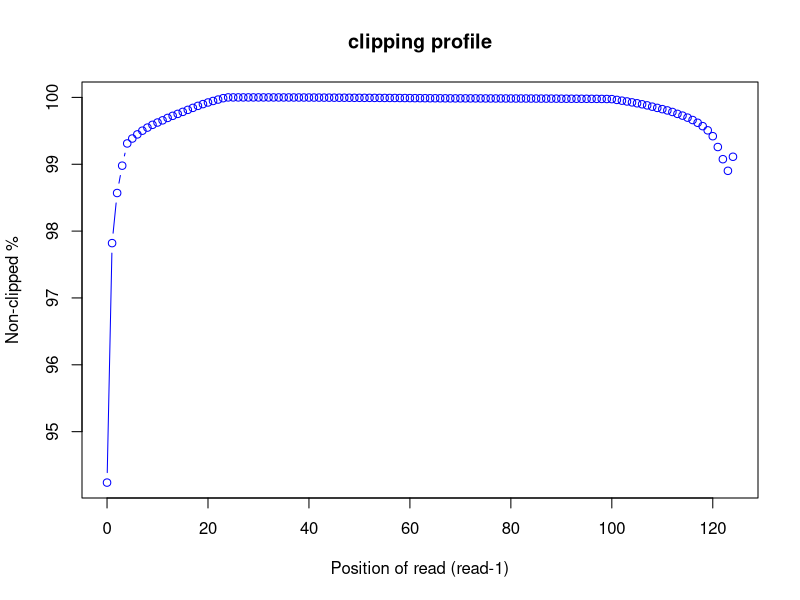
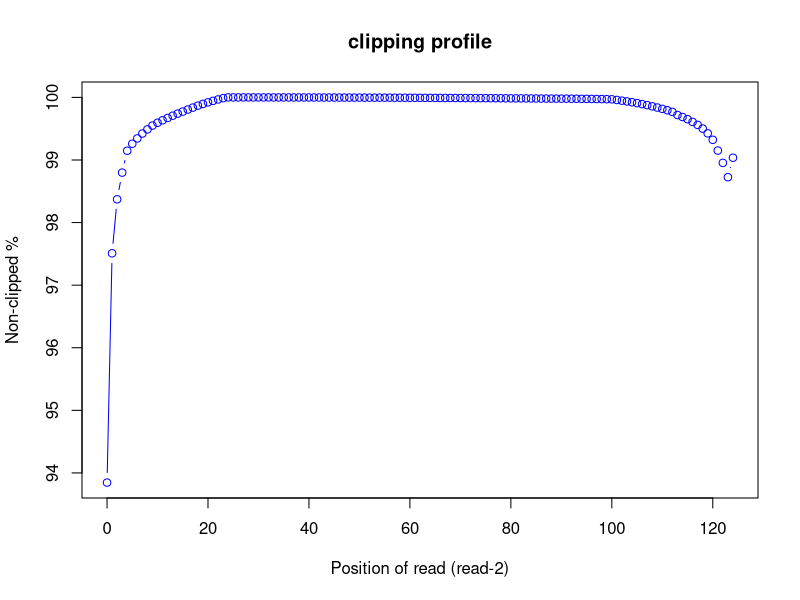

These figures' R source, in order:
pdf("/home/genetics/HW1/raw_data/mapped/bam_files/clipping_profile/SRR11647701_clipping.clipping_profile.R1.pdf")
read_pos=c(0,1,2,3,4,5,6,7,8,9,10,11,12,13,14,15,16,17,18,19,20,21,22,23,24,25,26,27,28,29,30,31,32,33,34,35,36,37,38,39,40,41,42,43,44,45,46,47,48,49,50,51,52,53,54,55,56,57,58,59,60,61,62,63,64,65,66,67,68,69,70,71,72,73,74,75,76,77,78,79,80,81,82,83,84,85,86,87,88,89,90,91,92,93,94,95,96,97,98,99,100,101,102,103,104,105,106,107,108,109,110,111,112,113,114,115,116,117,118,119,120,121,122,123,124)
r1_clip_count=c(1026250.0,388226.0,254722.0,181877.0,122659.0,109521.0,98568.0,88658.0,80452.0,73051.0,66929.0,61121.0,54638.0,49080.0,43858.0,38539.0,33156.0,27886.0,22521.0,17819.0,13524.0,9487.0,5771.0,2077.0,3.0,3.0,7.0,7.0,10.0,13.0,16.0,19.0,30.0,62.0,91.0,109.0,133.0,173.0,205.0,254.0,303.0,355.0,461.0,556.0,614.0,697.0,810.0,848.0,928.0,1060.0,1118.0,1168.0,1212.0,1291.0,1353.0,1441.0,1481.0,1529.0,1632.0,1703.0,1847.0,2024.0,2048.0,2130.0,2266.0,2294.0,2372.0,2457.0,2541.0,2598.0,2549.0,2551.0,2597.0,2607.0,2684.0,2732.0,2782.0,2824.0,2805.0,2835.0,2882.0,2930.0,2913.0,2918.0,2982.0,3038.0,3132.0,3155.0,3178.0,3255.0,3402.0,3495.0,3531.0,3579.0,3644.0,3692.0,3792.0,3879.0,4041.0,4228.0,4573.0,6635.0,8689.0,10795.0,13229.0,15652.0,18330.0,21198.0,24680.0,27943.0,31260.0,34692.0,38796.0,43849.0,48517.0,53893.0,60236.0,67559.0,76585.0,87698.0,103351.0,132171.0,164614.0,195564.0,158129.0)
r1_nonclip_count = 17810304 - r1_clip_count
plot(read_pos, r1_nonclip_count*100/(r1_clip_count + r1_nonclip_count),col="blue",main="clipping profile",xlab="Position of read (read-1)",ylab="Non-clipped %",type="b")
dev.off()
pdf("/home/genetics/HW1/raw_data/mapped/bam_files/clipping_profile/SRR11647701_clipping.clipping_profile.R2.pdf")
read_pos=c(0,1,2,3,4,5,6,7,8,9,10,11,12,13,14,15,16,17,18,19,20,21,22,23,24,25,26,27,28,29,30,31,32,33,34,35,36,37,38,39,40,41,42,43,44,45,46,47,48,49,50,51,52,53,54,55,56,57,58,59,60,61,62,63,64,65,66,67,68,69,70,71,72,73,74,75,76,77,78,79,80,81,82,83,84,85,86,87,88,89,90,91,92,93,94,95,96,97,98,99,100,101,102,103,104,105,106,107,108,109,110,111,112,113,114,115,116,117,118,119,120,121,122,123,124)
r2_clip_count=c(1089432.0,440913.0,288203.0,212683.0,150829.0,131055.0,115942.0,102171.0,90423.0,79584.0,71666.0,64719.0,58105.0,51746.0,45839.0,40106.0,34333.0,28842.0,23282.0,18418.0,13952.0,9711.0,5804.0,2166.0,1.0,2.0,8.0,13.0,13.0,23.0,27.0,29.0,38.0,53.0,79.0,99.0,118.0,133.0,142.0,161.0,183.0,227.0,267.0,299.0,334.0,375.0,417.0,455.0,471.0,533.0,565.0,608.0,676.0,713.0,731.0,742.0,783.0,845.0,905.0,955.0,1064.0,1126.0,1205.0,1285.0,1372.0,1424.0,1542.0,1578.0,1667.0,1731.0,1819.0,1854.0,1953.0,2004.0,2064.0,2141.0,2250.0,2305.0,2382.0,2506.0,2649.0,2730.0,2757.0,2855.0,2945.0,3053.0,3172.0,3238.0,3297.0,3390.0,3475.0,3550.0,3676.0,3811.0,3989.0,4096.0,4317.0,4506.0,4771.0,5067.0,5432.0,7237.0,9215.0,11332.0,13659.0,16164.0,18967.0,21896.0,25233.0,28641.0,32414.0,36370.0,40957.0,49809.0,55419.0,61641.0,69353.0,77746.0,88144.0,101606.0,119893.0,150257.0,185094.0,225668.0,170642.0)
r2_nonclip_count = 17701004 - r2_clip_count
plot(read_pos, r2_nonclip_count*100/(r2_clip_count + r2_nonclip_count),col="blue",main="clipping profile",xlab="Position of read (read-2)",ylab="Non-clipped %",type="b")
dev.off()
